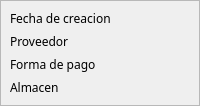
    <widget class="QFrame" name="frame" >
     <property name="frameShape" >
      <enum>QFrame::StyledPanel</enum>
     </property>
     <property name="frameShadow" >
      <enum>QFrame::Raised</enum>
     </property>
     <layout class="QGridLayout" >
      <property name="margin" >
       <number>9</number>
      </property>
      <property name="spacing" >
       <number>6</number>
      </property>
      <item row="0" column="0" >
       <layout class="QHBoxLayout" >
        <property name="margin" >
         <number>0</number>
        </property>
        <property name="spacing" >
         <number>6</number>
        </property>
        <item>
         <widget class="QLabel" name="label" >
          <property name="font" >
           <font>
            <family>Sans Serif</family>
            <pointsize>9</pointsize>
            <weight>50</weight>
            <italic>false</italic>
            <bold>false</bold>
            <underline>false</underline>
            <strikeout>false</strikeout>
           </font>
          </property>
          <property name="text" >
           <string>Fecha de creacion</string>
          </property>
         </widget>
        </item>
        <item>
         <widget class="BusquedaFecha" name="m_fechaalbaranp" />
        </item>
       </layout>
      </item>
      <item row="2" column="0" >
       <layout class="QHBoxLayout" >
        <property name="margin" >
         <number>0</number>
        </property>
        <property name="spacing" >
         <number>6</number>
        </property>
        <item>
         <widget class="QLabel" name="label" >
          <property name="font" >
           <font>
            <family>Sans Serif</family>
            <pointsize>9</pointsize>
            <weight>50</weight>
            <italic>false</italic>
            <bold>false</bold>
            <underline>false</underline>
            <strikeout>false</strikeout>
           </font>
          </property>
          <property name="text" >
           <string>Forma de pago</string>
          </property>
         </widget>
        </item>
        <item>
         <widget class="BusquedaFormaPago" name="m_forma_pago" />
        </item>
       </layout>
      </item>
      <item row="1" column="0" >
       <layout class="QHBoxLayout" >
        <property name="margin" >
         <number>0</number>
        </property>
        <property name="spacing" >
         <number>6</number>
        </property>
        <item>
         <widget class="QLabel" name="label" >
          <property name="sizePolicy" >
           <sizepolicy>
            <hsizetype>1</hsizetype>
            <vsizetype>5</vsizetype>
            <horstretch>0</horstretch>
            <verstretch>0</verstretch>
           </sizepolicy>
          </property>
          <property name="font" >
           <font>
            <family>Sans Serif</family>
            <pointsize>9</pointsize>
            <weight>50</weight>
            <italic>false</italic>
            <bold>false</bold>
            <underline>false</underline>
            <strikeout>false</strikeout>
           </font>
          </property>
          <property name="text" >
           <string>Proveedor</string>
          </property>
         </widget>
        </item>
        <item>
         <widget class="BusquedaProveedor" name="m_proveedor" />
        </item>
       </layout>
      </item>
      <item row="3" column="0" >
       <layout class="QHBoxLayout" >
        <property name="margin" >
         <number>0</number>
        </property>
        <property name="spacing" >
         <number>6</number>
        </property>
        <item>
         <widget class="QLabel" name="label" >
          <property name="font" >
           <font>
            <family>Sans Serif</family>
            <pointsize>9</pointsize>
            <weight>50</weight>
            <italic>false</italic>
            <bold>false</bold>
            <underline>false</underline>
            <strikeout>false</strikeout>
           </font>
          </property>
          <property name="text" >
           <string>Almacen</string>
          </property>
         </widget>
        </item>
        <item>
         <widget class="BusquedaAlmacen" name="m_almacen" />
        </item>
       </layout>
      </item>
     </layout>
    </widget>
